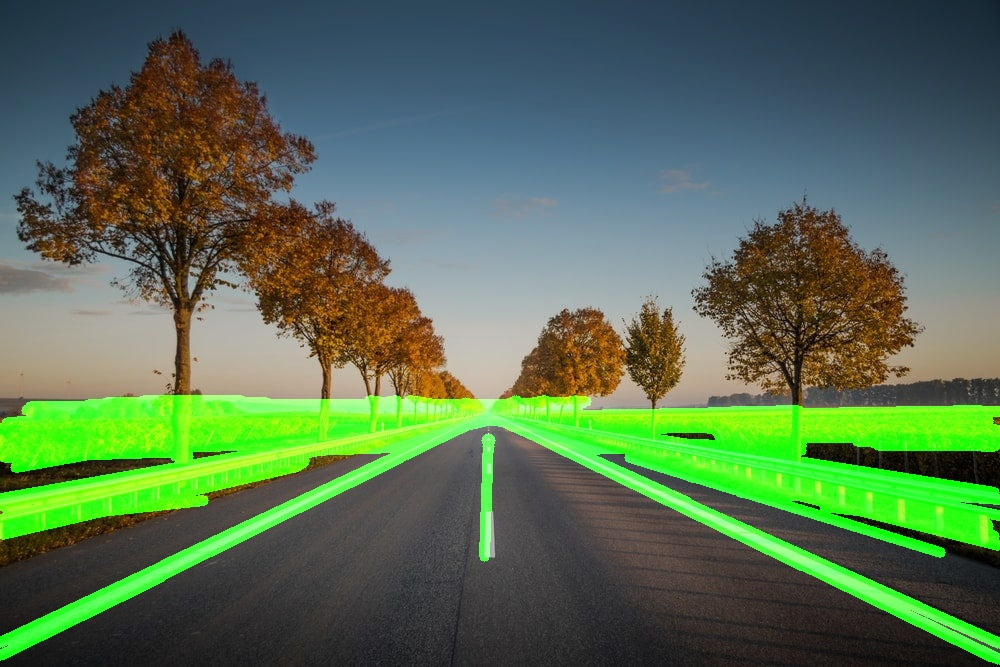
#> input picture output.jpg, 1000 x 667 px, given in place of road.jpg, which was not available
$ jupyter execute roadlane_output.ipynb   (shell and % lines are left out)   (text cells are left out)
#> lines starting #> are read from the running program, lines starting #| are printed output that depends on the picture; after the words box and inside, x2 and y2 are one past the last pixel; in counts of white or black regions, pixels touching at a corner belong together; pictures that were not available may be replaced by others from this repository, and a replacement may not be noted
[cell 1]
import cv2
import numpy as np

def preprocess_image(image):
    # Convert the image to grayscale
    gray = cv2.cvtColor(image, cv2.COLOR_BGR2GRAY)
    # Apply Gaussian blur to the image
    blur = cv2.GaussianBlur(gray, (5, 5), 0)
    # Detect edges using Canny edge detector
    edges = cv2.Canny(blur, 50, 150)
    return edges

def region_of_interest(edges):
    # Define a mask to focus on the region of interest (ROI)
    height, width = edges.shape
    mask = np.zeros_like(edges)
    polygon = np.array([[
        (0, height),
        (width, height),
        (width, int(height * 0.6)),
        (0, int(height * 0.6)),
    ]], np.int32)
    cv2.fillPoly(mask, polygon, 255)
    masked_edges = cv2.bitwise_and(edges, mask)
    return masked_edges

def detect_lines(edges):
    # Use Hough Transform to detect lines
    lines = cv2.HoughLinesP(edges, 1, np.pi / 180, 50, maxLineGap=50)
    return lines

def display_lines(image, lines):
    # Create an image to draw the lines on
    line_image = np.zeros_like(image)
    if lines is not None:
        for line in lines:
            x1, y1, x2, y2 = line[0]
            cv2.line(line_image, (x1, y1), (x2, y2), (0, 255, 0), 10)
    # Combine the original image with the line image
    combined_image = cv2.addWeighted(image, 0.8, line_image, 1, 1)
    return combined_image

def lane_detection(image_path, output_path):
    # Read the input image
#> called with image_path = '/content/sample_data/road.jpg', output_path = 'output.jpg'
    image = cv2.imread(image_path)
#> image is the input picture: shape (667, 1000, 3); mean B, G, R 80.6, 112.3, 86.2

    # Check if the image was successfully loaded
    if image is None:
        print(f"Error: Unable to load image at {image_path}")
        return

    # Preprocess the image to detect edges
    edges = preprocess_image(image)
#> in preprocess_image, `gray = cv2.cvtColor(image, cv2.COLOR_BGR2GRAY)`:
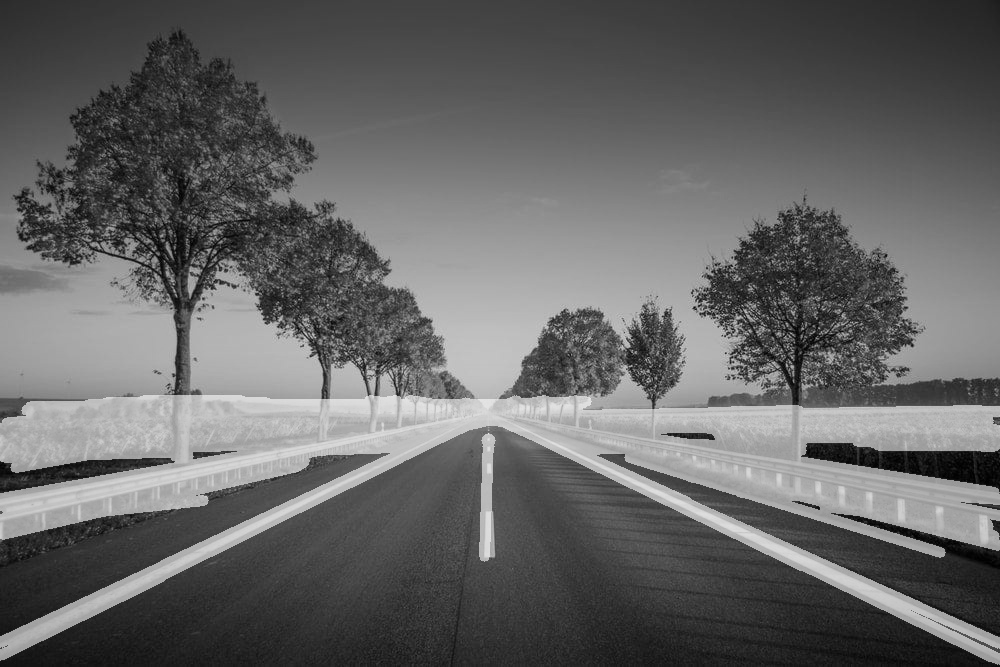
#> gray: shape (667, 1000); min 0, max 233, mean 100.9
#> in preprocess_image, `edges = cv2.Canny(blur, 50, 150)`:
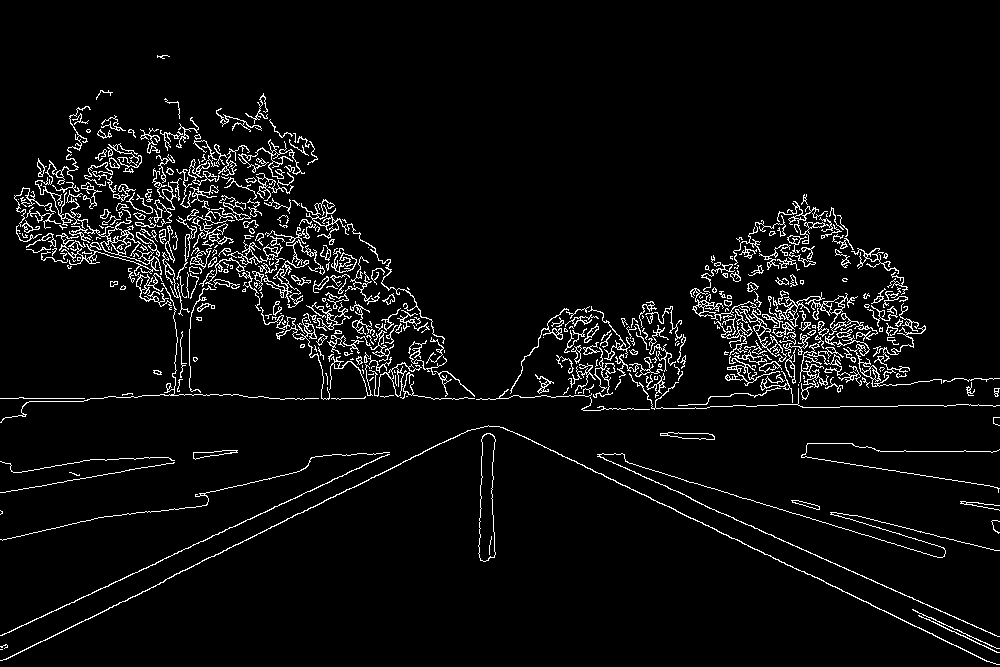
#> edges: shape (667, 1000); 4.8% white in thin lines or dots
    # Focus on the region of interest
    roi_edges = region_of_interest(edges)
#> in region_of_interest, `cv2.fillPoly(mask, polygon, 255)`:
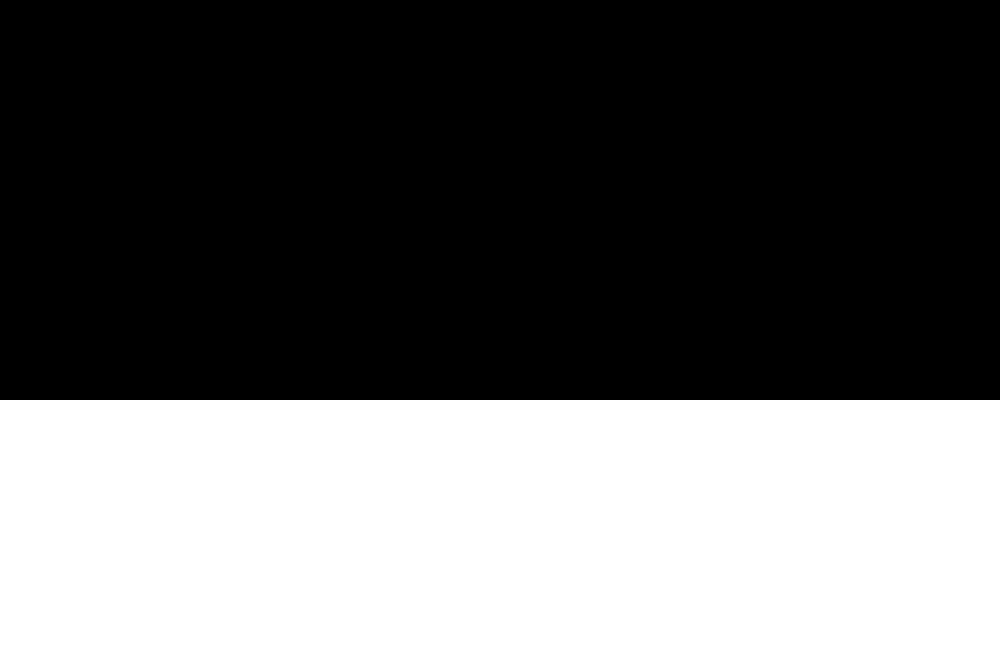
#> mask: shape (667, 1000); 40% white; 1 white region, box (x1, y1, x2, y2) and area: (0, 400, 1000, 667) 267000
#> in region_of_interest, `masked_edges = cv2.bitwise_and(edges, mask)`:
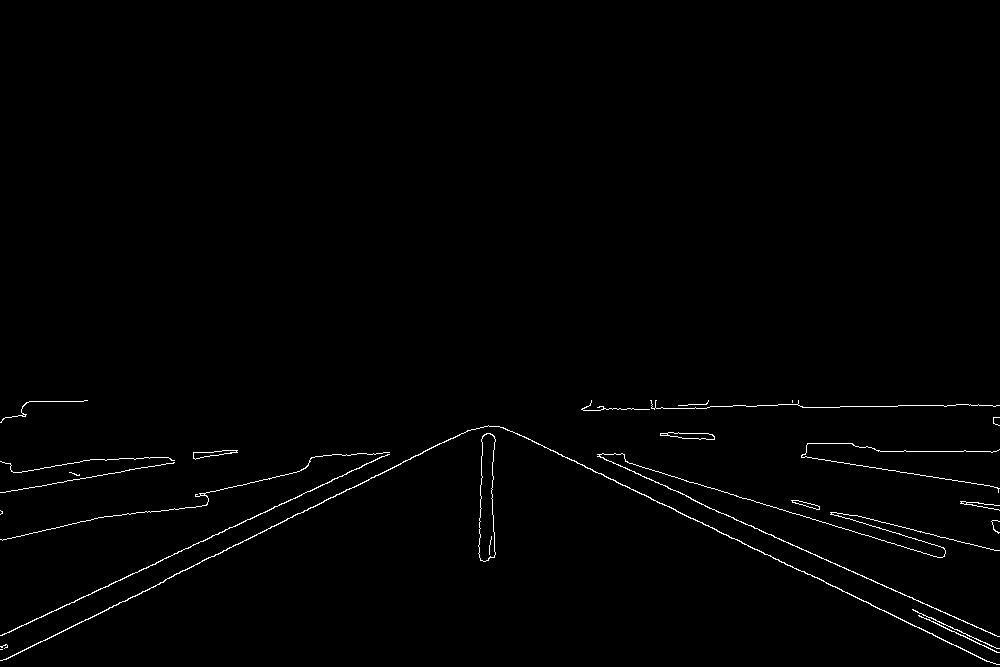
#> masked_edges: shape (667, 1000); 0.89% white in thin lines or dots, all inside (x1, y1, x2, y2) = (0, 400, 1000, 665)
    # Detect lines in the image
    lines = detect_lines(roi_edges)
#> in detect_lines, `lines = cv2.HoughLinesP(edges, 1, np.pi / 180, 50, maxLineGap=50)`: lines = 32 rows, first 6: [693, 500, 998, 636], [0, 635, 389, 454], [165, 579, 472, 429], [517, 433, 951, 644], [801, 456, 997, 487], [0, 492, 236, 451]
    # Display lines on the original image
    output_image = display_lines(image, lines)
#> the loop in display_lines, `for line in lines:` made 32 passes
#> (x1, y1, x2, y2) on passes 1 to 12: (693, 500, 998, 636), (0, 635, 389, 454), (165, 579, 472, 429), (517, 433, 951, 644), (801, 456, 997, 487), (0, 492, 236, 451), (805, 407, 978, 404), (0, 660, 250, 538), (793, 500, 997, 550), (2, 540, 107, 516), (669, 506, 990, 662), (604, 454, 941, 557)
#> after the loop in display_lines, `for line in lines:`:
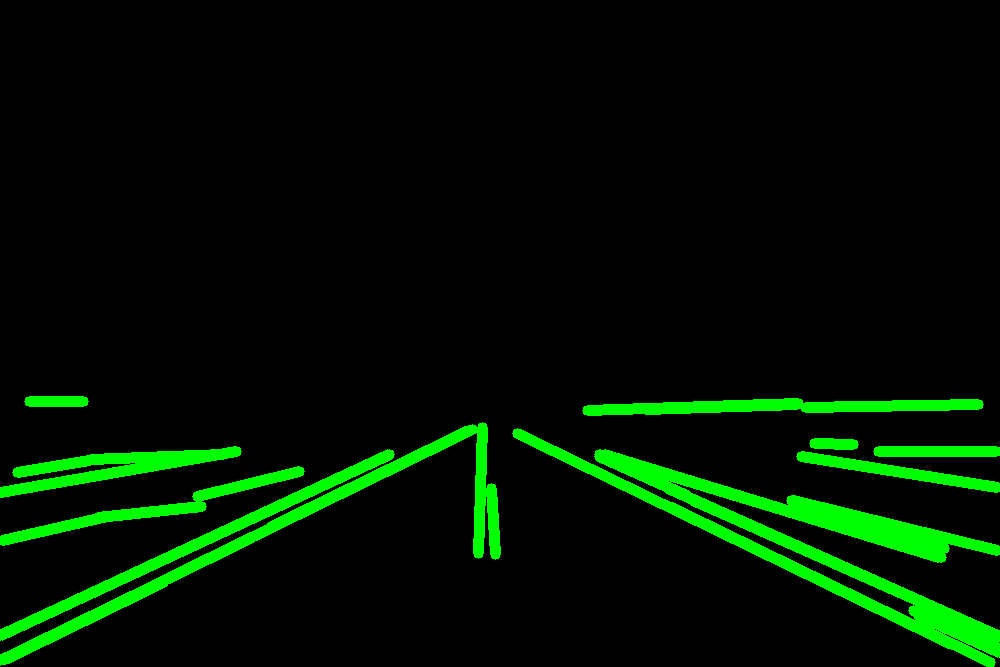
#> line_image: shape (667, 1000, 3); mean of channels 0, 1, 2 0, 19.3, 0; drawn as B, G, R
#> in display_lines, `combined_image = cv2.addWeighted(image, 0.8, line_image, 1, 1)`:
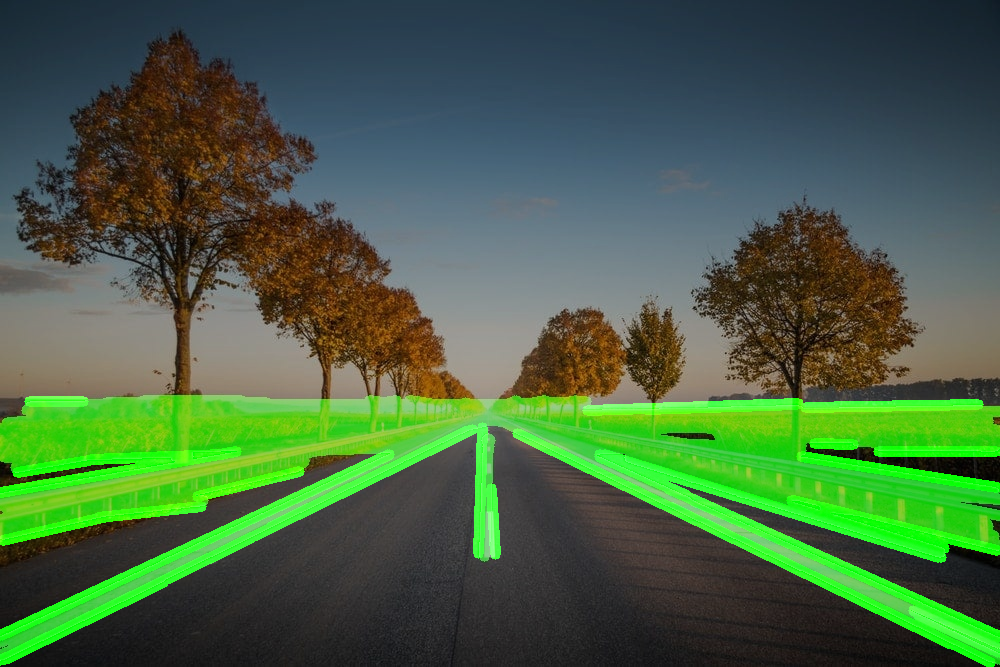
#> combined_image: shape (667, 1000, 3); mean B, G, R 65.5, 100.4, 70
    # Save the output image
    cv2.imwrite(output_path, output_image)
    print(f"Output image saved at {output_path}")

# Example usage
input_image_path = '/content/sample_data/road.jpg'
output_image_path = 'output.jpg'
lane_detection(input_image_path, output_image_path)
